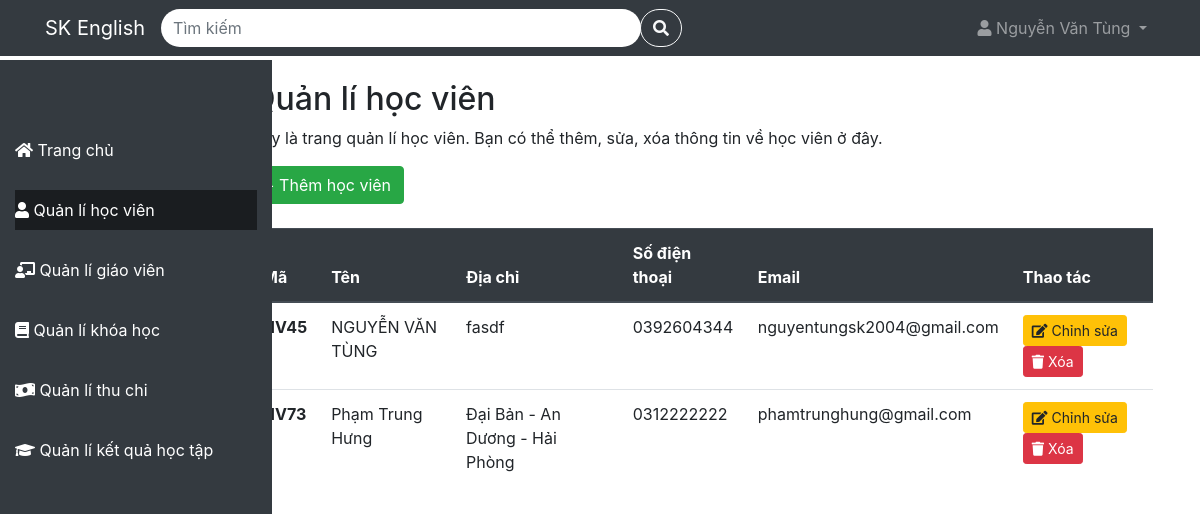
Before: /QuanLiTrungTamTA/student with the older database file.
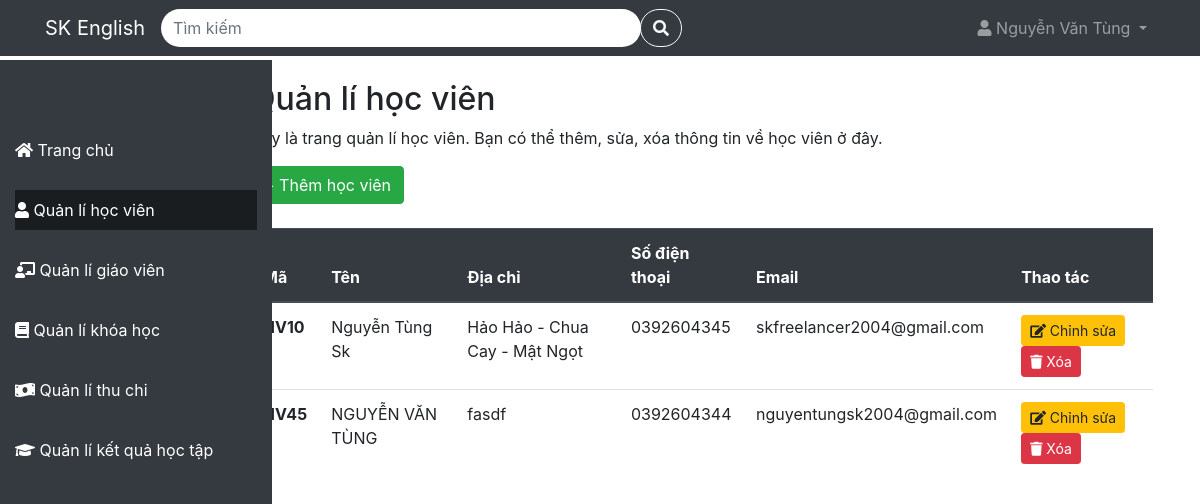
After: the same page with the newer database file.
### tables this page shows
CREATE TABLE `students` (
  `student_id` varchar(4) NOT NULL,
  `name` varchar(100) NOT NULL,
  `address` varchar(100) DEFAULT NULL,
  `phone` varchar(10) NOT NULL,
  `email` varchar(100) NOT NULL
);

### app/Controller/StudentController.php (called while the page is built, shortened)
<?php
class StudentController {
    protected $config = [
        'host' => 'localhost',
        'dbname' => 'quanlytrungtamta',
        'user' => 'root',
        'password' => ''
    ];
    protected $db;
    public function __construct() {
        $this->db = new Database($this->config);
    }
    public function index(){
        $checkSearch = false;
        try {
            if($checkSearch){
                $listStudent = $this->db->table('students')->search(['student_id','name', 'address', 'phone', 'email'], $search);
            }else{
                $listStudent = $this->db->table('students')->get();
            }
        } catch (PDOException $e) {
            $this->db->logToConsole('lỗi lấy dữ liệu cho trang student: ' . $e->getMessage());
        }
        include './app/View/Student/student.php';
    }
}
?>

### index.php (called while the page is built, shortened)
<?php
include './app/Model/Model.php';
include './app/Controller/StudentController.php';
$route = new Route();
$route->get('/', 'LandingController@index');
$route->post('/login', 'LoginController@index');
$route->post('/logout', 'LogoutController@index');
$route->post('/register', 'RegisterController@index');
$route->post('/forgotPassword', 'ForgotPasswordController@index');
$route->post('/courseRegistration', 'RegisterController@courseRegistration');
$route->get('/home', 'HomeController@index');
$route->get('/student', 'StudentController@index');
$route->post('/student/deleteStudent', 'StudentController@deleteStudent');
$route->post('/student/editStudent', 'StudentController@editStudent');
$route->post('/student/addStudent', 'RegistrationController@addStudent');
$route->get('/teacher', 'TeacherController@index');
$route->post('/teacher/addTeacher', 'TeacherController@addTeacher');
$route->post('/teacher/editTeacher', 'TeacherController@editTeacher');
$route->post('/teacher/deleteTeacher', 'TeacherController@deleteTeacher');
$route->get('/course', 'CourseController@index');
$route->post('/course/addCourse', 'CourseController@addCourse');
$route->post('/course/deleteCourse', 'CourseController@deleteCourse');
$route->post('/course/edit', 'CourseController@editCourse');
$route->get('/course/detail', 'CourseController@show@detailCourse.php');
$route->post('/course/addSchedule', 'ScheduleController@addSchedule');
$route->post('/course/deleteSchedule', 'ScheduleController@deleteSchedule');
$route->get('/payment', 'PaymentController@index');
$route->get('/achievement', 'AchievementController@index');
$requestUri = $_SERVER['REQUEST_URI'];
$route->handle($requestUri);
?>

### app/Model/Model.php (called while the page is built, shortened)
<?php
class Database {
    protected
        $table = '',
        $host = '',
        $user ='',
        $password = '',
        $dbname = '',
        $conn = null;
    public function __construct($config){
        $this->host = $config['host'];
        $this->user = $config['user'];
        $this->password = $config['password'];
        $this->dbname = $config['dbname'];
    }
    protected function connect(){
        try{
            $this->conn = new PDO("mysql:host=$this->host;dbname=$this->dbname", $this->user, $this->password);
            $this->conn->setAttribute(PDO::ATTR_ERRMODE, PDO::ERRMODE_EXCEPTION);
        }catch(PDOException $e){
            echo "Lỗi kết nối đến cơ sở dữ liệu: ".$e->getMessage();
        }
    }
    public function get($data = [])
    {
        try {
            if (empty($data)) {
                $sqlString = "select * from $this->table";
                $query = $this->conn->prepare($sqlString);
                $query->execute();
            } else {
                $stmt = join('=? and ', array_keys($data));
                $stmt .= '=?';
                $sqlString = "select * from $this->table where $stmt";
                $query = $this->conn->prepare($sqlString);
                $query->execute(array_values($data));
            }
            return $query->fetchAll(PDO::FETCH_ASSOC);
        } catch (PDOException $e) {
            $this->logToConsole("Lỗi đọc dữ liệu: " . $e->getMessage());
        }
    }
    public function JoinTable($table = [], $where = []) {
        try {
            $sqlString = "SELECT * FROM $this->table";
            $id = array_values($table);
            $tableKeys = array_keys($table);
            for ($i = 0; $i < count($tableKeys); $i++) {
                $sqlString .= " INNER JOIN " . $tableKeys[$i] . " ON " . $this->table . "." . $id[$i] . " = " . $tableKeys[$i] . "." . $id[$i];
            }
            if (!empty($where)) {
                $sqlString .= " WHERE ";
                $conditions = [];
                foreach (array_keys($where) as $column) {
                    $conditions[] = $column . " LIKE ?";
                }
                $sqlString .= implode(" AND ", $conditions);
            }
            $query = $this->conn->prepare($sqlString);
            if (!empty($where)) {
                $i = 1;
                foreach (array_values($where) as $value) {
                    $query->bindValue($i, '%' . $value . '%');
                    $i++;
                }
            }
            $query->execute();
            $results = $query->fetchAll(PDO::FETCH_ASSOC);
            return $results;
        } catch (PDOException $e) {
            $this->logToConsole("Lỗi đọc dữ liệu: " . $e->getMessage());
            return [];
        } catch (Exception $e) {
            $this->logToConsole("Lỗi: " . $e->getMessage());
            return [];
        }
    }
    public function table($table){
        $this->table = $table;
        return $this;
    }
}
?>

### app/View/Student/student.php (the view, shortened to what the rows shown need)
<!DOCTYPE html>
<html lang="en">
<head>
  <link rel="stylesheet" href="https://cdnjs.cloudflare.com/ajax/libs/font-awesome/5.15.4/css/all.min.css">
  <link rel="stylesheet" href="https://maxcdn.bootstrapcdn.com/bootstrap/4.5.2/css/bootstrap.min.css">
  <link rel="stylesheet" href=".\public\css\cssProject.css">
  <link rel="stylesheet" href="..\public\css\cssProject.css">
</head>
<body>
<?php include './app/View/Template/sidebar.php' ?>
<div class="main-content">
    <div class="container mt-5">
      <h2>Quản lí học viên</h2>
      <table class="table">
        <thead class="thead-dark">
          <tr>
            <th scope="col">Mã</th>
            <th scope="col">Tên</th>
            <th scope="col">Địa chỉ</th>
            <th scope="col">Số điện thoại</th>
            <th scope="col">Email</th>
            <th scope="col">Thao tác</th>
          </tr>
        </thead>
        <tbody>
            <?php if (!empty($listStudent)): ?>
              <?php
                  foreach($listStudent as $student):
                    $listRegistration = $this->db->table('registrations')->JoinTable(['schedules'=>'schedule_id'],['student_id'=>$student['student_id']]);
                    $data_registration = [];
                    foreach($listRegistration as $registration){
                        $tmp = $this->db->table('schedules')->JoinTable(['course'=>'course_id'],['schedule_id'=>$registration['schedule_id']]);
                        $merged_data = array_merge($tmp[0], $registration);
                        $data_registration[] = $merged_data;
                    }
                    $data_registration = json_encode($data_registration);
                ?>
                <tr class="table-row-hover">
                    <th scope="row"
                      data-toggle="modal"
                      data-target="#detailStudent"
                      data-name="<?php echo $student['name']?>"
                      data-address="<?php echo $student['address']?>"
                      data-phone="<?php echo $student['phone']?>"
                      data-email="<?php echo $student['email']?>"
                      data-data_registration='<?php echo htmlspecialchars($data_registration, ENT_QUOTES, 'UTF-8'); ?>'
                    >
                    <?php echo $student['student_id']?>
                    </th>
                    <td
                      data-toggle="modal"
                      data-target="#detailStudent"
                      data-name="<?php echo $student['name']?>"
                      data-address="<?php echo $student['address']?>"
                      data-phone="<?php echo $student['phone']?>"
                      data-email="<?php echo $student['email']?>"
                      data-data_registration='<?php echo htmlspecialchars($data_registration, ENT_QUOTES, 'UTF-8'); ?>'
                    >
                    <?php echo $student['name']?>
                    </td>
                    <td
                      data-toggle="modal"
                      data-target="#detailStudent"
                      data-name="<?php echo $student['name']?>"
                      data-address="<?php echo $student['address']?>"
                      data-phone="<?php echo $student['phone']?>"
                      data-email="<?php echo $student['email']?>"
                      data-data_registration='<?php echo htmlspecialchars($data_registration, ENT_QUOTES, 'UTF-8'); ?>'
                    >
                    <?php echo $student['address']?>
                    </td>
                    <td
                      data-toggle="modal"
                      data-target="#detailStudent"
                      data-name="<?php echo $student['name']?>"
                      data-address="<?php echo $student['address']?>"
                      data-phone="<?php echo $student['phone']?>"
                      data-email="<?php echo $student['email']?>"
                      data-data_registration='<?php echo htmlspecialchars($data_registration, ENT_QUOTES, 'UTF-8'); ?>'
                    >
                    <?php echo $student['phone']?>
                    </td>
                    <td
                      data-toggle="modal"
                      data-target="#detailStudent"
                      data-name="<?php echo $student['name']?>"
                      data-address="<?php echo $student['address']?>"
                      data-phone="<?php echo $student['phone']?>"
                      data-email="<?php echo $student['email']?>"
                      data-data_registration='<?php echo htmlspecialchars($data_registration, ENT_QUOTES, 'UTF-8'); ?>'
                    >
                    <?php echo $student['email']?>
                    </td>
                  <td>
                    <div class="d-inline">
                        <a type="button"
                            class="btn btn-warning btn-sm mr-2"
                            data-toggle="modal"
                            data-target="#editStudent"
                            data-name="<?php echo $student['name']?>"
                            data-address="<?php echo $student['address']?>"
                            data-phone="<?php echo $student['phone']?>"
                            data-email="<?php echo $student['email']?>"
                            data-student_id="<?php echo $student['student_id']?>"
                        >
                            <i class="fas fa-edit"></i> Chỉnh sửa
                        </a>
                    </div>
                    <div class="d-inline">
                        <form
                            id="deleteForm<?php echo $student['student_id']; ?>"
                            action="./student/deleteStudent"
                            method="POST"
                            class="d-inline"
                        >
                            <button
                                type="button"
                                onclick="deleteStudent('<?php echo $student['student_id']; ?>')"
                                class="btn btn-danger btn-sm"
                            >
                                <i class="fa fa-trash" aria-hidden="true"></i> Xóa
                            </button>
                        </form>
                    </div>
                  </td>
                </tr>
              <?php endforeach; ?>
            <?php endif; ?>
          </tbody>
      </table>
    </div>
  </div>
</body>
</html>

Changed rows visible on the page:
removed students: student_id "HV73", name "Phạm Trung Hưng", address "Đại Bản - An Dương - Hải Phòng", phone "0312222222", email "phamtrunghung@gmail.com"
added students: student_id "HV10", name "Nguyễn Tùng Sk", address "Hảo Hảo - Chua Cay - Mật Ngọt", phone "0392604345", email "skfreelancer2004@gmail.com"
